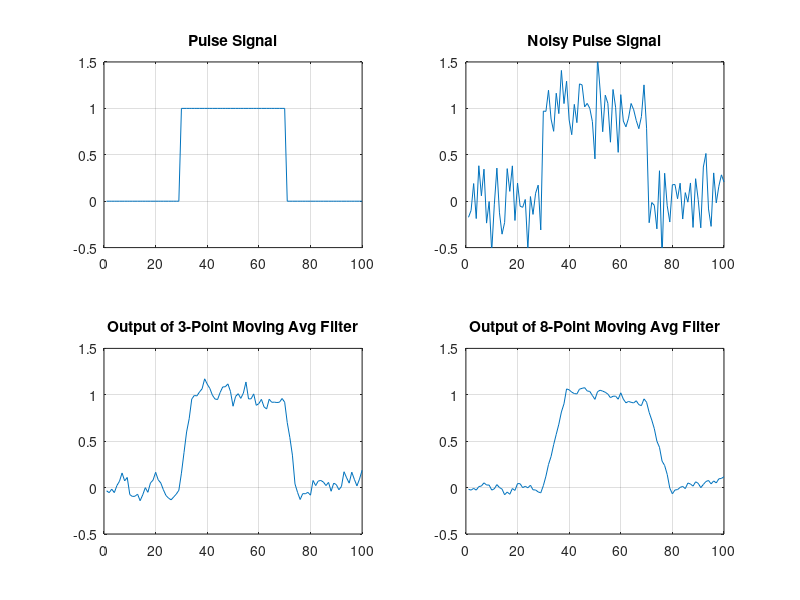
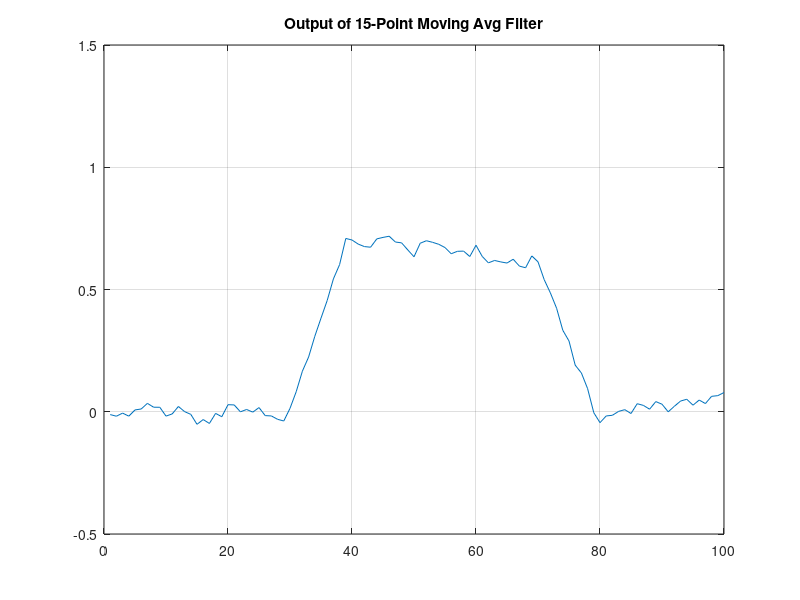

The MATLAB script that drew these images, in order:
clear

%Moving Average filter test
%Pulse signal
pulse = zeros(1,100); pulse(30:70)=1;
n=1:1:100;
subplot(2,2,1); plot(n,pulse);
ylim([-0.5 1.5]);
title('Pulse Signal'); grid
%Noise
noisy_pulse = pulse + 0.25*randn(size(pulse));
subplot(2,2,2); plot(n,noisy_pulse);
ylim([-0.5 1.5]);
title('Noisy Pulse Signal'); grid
% 5-point MA Filter:
num=1/5*ones(1,5); den=zeros(size(num)); den(1)=1;
output = filter(num,den,noisy_pulse);
subplot(2,2,3); plot(n,output);
ylim([-0.5 1.5]);
title('Output of 3-Point Moving Avg Filter'); grid
% 10-point MA Filter:
num=1/10*ones(1,10); den=zeros(size(num)); den(1)=1;
output = filter(num,den,noisy_pulse);
subplot(2,2,4); plot(n,output);
ylim([-0.5 1.5]);
title('Output of 8-Point Moving Avg Filter'); grid



% 15-point MA Filter:
num=1/15*ones(1,10); den=zeros(size(num)); den(1)=1;
output = filter(num,den,noisy_pulse);
figure()
plot(n,output);
ylim([-0.5 1.5]);
title('Output of 15-Point Moving Avg Filter'); grid